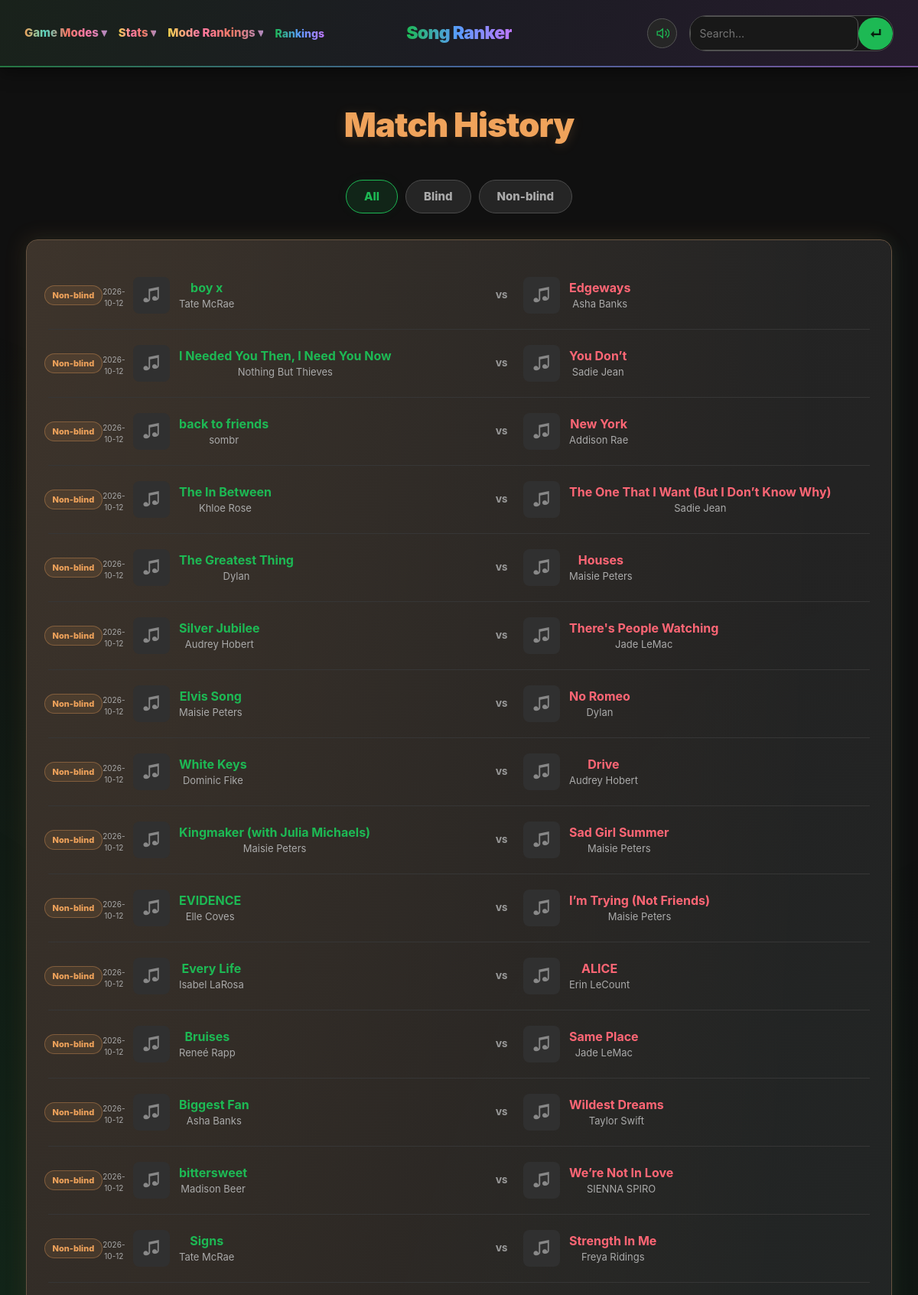
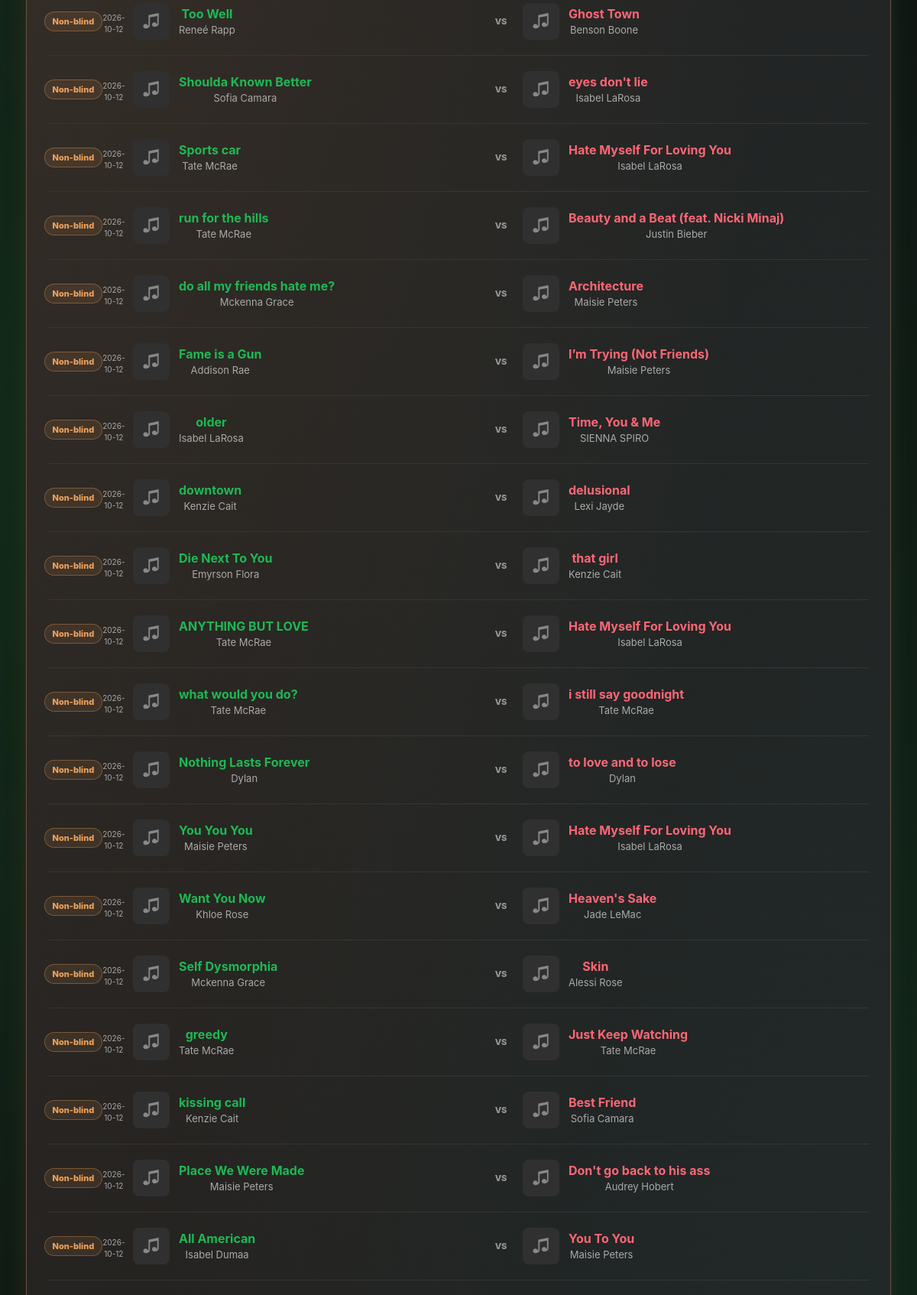
The app's page /history (upper part) with its own data (2 pictures, top to bottom).
### tables this page shows
CREATE TABLE history
                       (
                           id        INTEGER PRIMARY KEY AUTOINCREMENT,
                           winner_id INTEGER,
                           loser_id  INTEGER, created_at DATETIME, mode TEXT NOT NULL DEFAULT 'standard', winner_before REAL, winner_after REAL, loser_before REAL, loser_after REAL,
                           FOREIGN KEY (winner_id) REFERENCES songs (id),
                           FOREIGN KEY (loser_id) REFERENCES songs (id)
                       );

CREATE TABLE songs
                       (
                           id             INTEGER PRIMARY KEY, -- Enforcing exact old ID to preserve history
                           title          TEXT NOT NULL,
                           album_id       INTEGER,
                           audio_url      TEXT,
                           elo_score      REAL    DEFAULT 1200,
                           matches_played INTEGER DEFAULT 0,
                           highest_elo    REAL    DEFAULT 1200,
                           highest_rank   INTEGER DEFAULT 9999,
                           track_number   INTEGER, tournament_wins INTEGER DEFAULT 0,
                           FOREIGN KEY (album_id) REFERENCES albums (id)
                       );

### pages.py (the view)
@app.route('/history')
def history():
    conn = get_db_connection()
    history_data = fetch_match_history(conn, limit=50)
    conn.close()
    return render_template('history.html', history=history_data)

### services.py (called while the page is built)
@app.context_processor
def project_version():
    return dict(app_version=APP_VERSION)

def get_db_connection():
    conn = sqlite3.connect(DB_NAME, timeout=30)
    conn.row_factory = sqlite3.Row
    conn.execute("PRAGMA foreign_keys=ON")
    return conn

### templates/history.html (shortened to what this page needs)
{% extends 'base.html' %}
{% from 'components.html' import art %}
{% block page_kind %}history{% endblock %}
{% block content %}
<div class="page-head"><h1 class="standard">Match History</h1><div class="pill-nav" aria-label="Match filter"><button class="pill active" data-history="all" aria-pressed="true">All</button><button class="pill" data-history="blind" aria-pressed="false">Blind</button><button class="pill" data-history="standard" aria-pressed="false">Non-blind</button></div></div>
<section class="panel stats-glow glow-voting" id="all-history">
{% for match in history %}
<article class="match-row" data-match-mode="{{ match.mode }}">
<div class="match-mode"><span class="badge {{ 'blind' if match.mode=='blind' else 'standard' }}">{{ 'Blind' if match.mode=='blind' else 'Non-blind' if match.mode=='standard' else 'Unknown' }}</span><small>{{ (match.created_at or '')[:10] }}</small></div>
<a class="match-song match-winner" href="{{ url_for('song_page',song_id=match.winner_id) }}" aria-label="Winner: {{ match.winner_title }}">{{ art(match.winner_cover) }}<div><strong class="song">{{ match.winner_title }}</strong><small>{{ match.winner_artist or '' }}</small></div></a><span class="vs-small">VS</span>
<a class="match-song match-loser" aria-label="Loser: {{ match.loser_title }}" href="{{ url_for('song_page',song_id=match.loser_id) }}">{{ art(match.loser_cover) }}<div><strong class="loss">{{ match.loser_title }}</strong><small>{{ match.loser_artist or '' }}</small></div></a>
</article>{% endfor %}
</section>{% endblock %}

### templates/components.html (shortened to what this page needs)
{% macro art(url, circle=false) -%}
<span class="small-art{% if circle %} circle{% endif %}" aria-hidden="true">♫{% if url %}<img src="{{ url }}" alt="" loading="lazy" onerror="this.hidden=true">{% endif %}</span>
{%- endmacro %}

### static/css/compat.css (style rules this page uses)
body.legacy { font-family: -apple-system, BlinkMacSystemFont, "Segoe UI", Roboto, Helvetica, Arial, sans-serif; background-color: #101010; color: #f5f5f5; text-align: center; margin: 0; padding-bottom: 50px; }
body.legacy #main h1 { margin-bottom: 30px; }
:root { color-scheme: dark; --page-bg: #101010; --surface-1: #181818; --surface-2: #202020; --surface-3: #282828; --line-soft: rgba(255,255,255,.075); --text-muted: #929292; --color-song: #1db954; --color-song-bg: rgba(29,185,84,.13); --color-artist: #5b9bff; --color-artist-bg: rgba(91,155,255,.13); --color-album: #bf77ff; --color-album-bg: rgba(191,119,255,.13); --color-genre: #f2c44c; --color-genre-bg: rgba(242,196,76,.13); --color-blind: #55d6c2; --color-blind-bg: rgba(85,214,194,.12); --color-nonblind: #f0a35b; --color-nonblind-bg: rgba(240,163,91,.12); }
body.legacy #main .match-mode { flex:0 0 auto; min-width:92px; display:flex; justify-content:center; align-items:center; }

### static/css/special_modes.css (style rules this page uses)
:root { --guesser:#ed7863;--shelves:#af89bd;--shelves-deep:#592862 }

### records on screen
history: mode "Non-blind", created_at "2026-10-12", winner_title "boy x", winner_artist "Tate McRae", loser_title "Edgeways", loser_artist "Asha Banks"
history: mode "Non-blind", created_at "2026-10-12", winner_title "I Needed You Then, I Need You Now", winner_artist "Nothing But Thieves", loser_title "You Don’t", loser_artist "Sadie Jean"
history: mode "Non-blind", created_at "2026-10-12", winner_title "back to friends", winner_artist "sombr", loser_title "New York", loser_artist "Addison Rae"
history: mode "Non-blind", created_at "2026-10-12", winner_title "The In Between", winner_artist "Khloe Rose", loser_title "The One That I Want (But I Don’t Know Why)", loser_artist "Sadie Jean"
history: mode "Non-blind", created_at "2026-10-12", winner_title "The Greatest Thing", winner_artist "Dylan", loser_title "Houses", loser_artist "Maisie Peters"
history: mode "Non-blind", created_at "2026-10-12", winner_title "Silver Jubilee", winner_artist "Audrey Hobert", loser_title "There's People Watching", loser_artist "Jade LeMac"
history: mode "Non-blind", created_at "2026-10-12", winner_title "Elvis Song", winner_artist "Maisie Peters", loser_title "No Romeo", loser_artist "Dylan"
history: mode "Non-blind", created_at "2026-10-12", winner_title "White Keys", winner_artist "Dominic Fike", loser_title "Drive", loser_artist "Audrey Hobert"
history: mode "Non-blind", created_at "2026-10-12", winner_title "Kingmaker (with Julia Michaels)", winner_artist "Maisie Peters", loser_title "Sad Girl Summer", loser_artist "Maisie Peters"
history: mode "Non-blind", created_at "2026-10-12", winner_title "EVIDENCE", winner_artist "Elle Coves", loser_title "I’m Trying (Not Friends)", loser_artist "Maisie Peters"
history: mode "Non-blind", created_at "2026-10-12", winner_title "Every Life", winner_artist "Isabel LaRosa", loser_title "ALICE", loser_artist "Erin LeCount"
history: mode "Non-blind", created_at "2026-10-12", winner_title "Bruises", winner_artist "Reneé Rapp", loser_title "Same Place", loser_artist "Jade LeMac"
history: mode "Non-blind", created_at "2026-10-12", winner_title "Biggest Fan", winner_artist "Asha Banks", loser_title "Wildest Dreams", loser_artist "Taylor Swift"
history: mode "Non-blind", created_at "2026-10-12", winner_title "bittersweet", winner_artist "Madison Beer", loser_title "We’re Not In Love", loser_artist "SIENNA SPIRO"
history: mode "Non-blind", created_at "2026-10-12", winner_title "Signs", winner_artist "Tate McRae", loser_title "Strength In Me", loser_artist "Freya Ridings"
history: mode "Non-blind", created_at "2026-10-12", winner_title "Too Well", winner_artist "Reneé Rapp", loser_title "Ghost Town", loser_artist "Benson Boone"
history: mode "Non-blind", created_at "2026-10-12", winner_title "Shoulda Known Better", winner_artist "Sofia Camara", loser_title "eyes don't lie", loser_artist "Isabel LaRosa"
history: mode "Non-blind", created_at "2026-10-12", winner_title "Sports car", winner_artist "Tate McRae", loser_title "Hate Myself For Loving You", loser_artist "Isabel LaRosa"
history: mode "Non-blind", created_at "2026-10-12", winner_title "run for the hills", winner_artist "Tate McRae", loser_title "Beauty and a Beat (feat. Nicki Minaj)", loser_artist "Justin Bieber"
history: mode "Non-blind", created_at "2026-10-12", winner_title "do all my friends hate me?", winner_artist "Mckenna Grace", loser_title "Architecture", loser_artist "Maisie Peters"
history: mode "Non-blind", created_at "2026-10-12", winner_title "Fame is a Gun", winner_artist "Addison Rae", loser_title "I’m Trying (Not Friends)", loser_artist "Maisie Peters"
history: mode "Non-blind", created_at "2026-10-12", winner_title "older", winner_artist "Isabel LaRosa", loser_title "Time, You & Me", loser_artist "SIENNA SPIRO"
history: mode "Non-blind", created_at "2026-10-12", winner_title "downtown", winner_artist "Kenzie Cait", loser_title "delusional", loser_artist "Lexi Jayde"
history: mode "Non-blind", created_at "2026-10-12", winner_title "Die Next To You", winner_artist "Emyrson Flora", loser_title "that girl", loser_artist "Kenzie Cait"
history: mode "Non-blind", created_at "2026-10-12", winner_title "ANYTHING BUT LOVE", winner_artist "Tate McRae", loser_title "Hate Myself For Loving You", loser_artist "Isabel LaRosa"
history: mode "Non-blind", created_at "2026-10-12", winner_title "what would you do?", winner_artist "Tate McRae", loser_title "i still say goodnight", loser_artist "Tate McRae"
history: mode "Non-blind", created_at "2026-10-12", winner_title "Nothing Lasts Forever", winner_artist "Dylan", loser_title "to love and to lose", loser_artist "Dylan"
history: mode "Non-blind", created_at "2026-10-12", winner_title "You You You", winner_artist "Maisie Peters", loser_title "Hate Myself For Loving You", loser_artist "Isabel LaRosa"
history: mode "Non-blind", created_at "2026-10-12", winner_title "Want You Now", winner_artist "Khloe Rose", loser_title "Heaven's Sake", loser_artist "Jade LeMac"
history: mode "Non-blind", created_at "2026-10-12", winner_title "Self Dysmorphia", winner_artist "Mckenna Grace", loser_title "Skin", loser_artist "Alessi Rose"
history: mode "Non-blind", created_at "2026-10-12", winner_title "greedy", winner_artist "Tate McRae", loser_title "Just Keep Watching", loser_artist "Tate McRae"
history: mode "Non-blind", created_at "2026-10-12", winner_title "kissing call", winner_artist "Kenzie Cait", loser_title "Best Friend", loser_artist "Sofia Camara"
history: mode "Non-blind", created_at "2026-10-12", winner_title "Place We Were Made", winner_artist "Maisie Peters", loser_title "Don't go back to his ass", loser_artist "Audrey Hobert"
history: mode "Non-blind", created_at "2026-10-12", winner_title "All American", winner_artist "Isabel Dumaa", loser_title "You To You", loser_artist "Maisie Peters"
